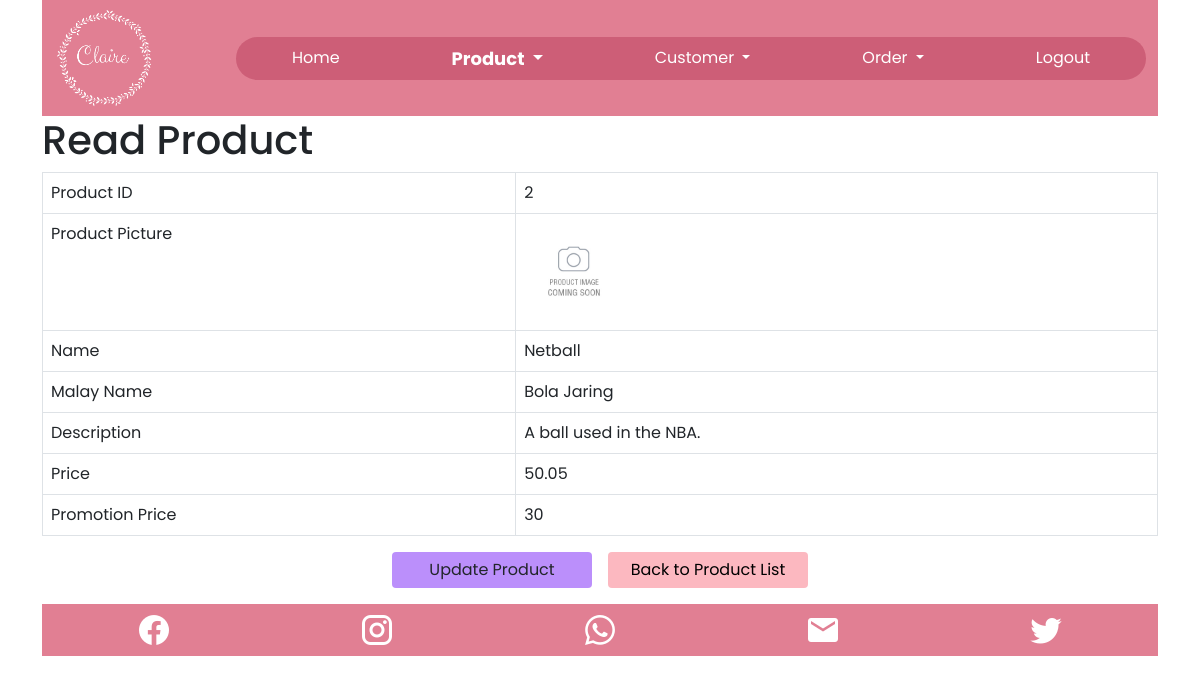
Page /product_detail.php?productID=2 (signed in) on the committed database.
### tables this page shows
CREATE TABLE IF NOT EXISTS `products` (
  `productID` int(5) NOT NULL AUTO_INCREMENT,
  `product_pic` varchar(100) DEFAULT NULL,
  `name` varchar(30) NOT NULL,
  `name_malay` varchar(30) NOT NULL,
  `description` text NOT NULL,
  `price` double NOT NULL,
  `promotion_price` double NOT NULL,
  `manufacture_date` date NOT NULL,
  `expired_date` date NOT NULL,
  `created` datetime NOT NULL,
  `modified` timestamp NOT NULL DEFAULT CURRENT_TIMESTAMP ON UPDATE CURRENT_TIMESTAMP,
  PRIMARY KEY (`productID`)
);

### product_detail.php (the view, shortened to what this page needs)
<!DOCTYPE HTML>
<html>
<head>
    <link href="https://cdn.jsdelivr.net/npm/bootstrap@5.0.1/dist/css/bootstrap.min.css" rel="stylesheet">
    <link href="css/general.css" rel="stylesheet">
    <link href="css/product.css" rel="stylesheet">
    <link href="css/detail.css" rel="stylesheet">
</head>
<body>
    <div class="container">
        <?php
        include 'navigation.php';
        ?>
        <div class="page-header">
            <h1>Read Product</h1>
        </div>
        <?php
        $productID = isset($_GET['productID']) ? $_GET['productID'] : die('ERROR: Product record not found.');
        include 'config/database.php';
        try {
            $query = "SELECT productID, product_pic, name, name_malay, description, price, promotion_price FROM products WHERE productID = :productID ";
            $stmt = $con->prepare($query);
            $stmt->bindParam(":productID", $productID);
            $stmt->execute();
            $row = $stmt->fetch(PDO::FETCH_ASSOC);
            $product_pic = $row['product_pic'];
            $productID = $row['productID'];
            $product_pic = $row['product_pic'];
            $name = $row['name'];
            $name_malay = $row['name_malay'];
            $description = $row['description'];
            $price = $row['price'];
            $promotion_price = $row['promotion_price'];
        } catch (PDOException $exception) {
            die('ERROR: ' . $exception->getMessage());
        }
        ?>
        <table class='table table-hover table-responsive table-bordered'>
            <tr>
                <td>Product ID</td>
                <td><?php echo htmlspecialchars($productID, ENT_QUOTES);  ?></td>
            </tr>
            <tr>
                <td>Product Picture</td>
                <td>
                    <?php
                    echo "<div class='img-block'> ";
                    if ($product_pic != "") {
                        echo "<img src= $product_pic alt='' class='product_image'/> ";
                    } else {
                        echo "No picture uploaded.";
                    }
                    ?>
                </td>
            </tr>
            <tr>
                <td>Name</td>
                <td><?php echo htmlspecialchars($name, ENT_QUOTES);  ?></td>
            </tr>
            <tr>
                <td>Malay Name</td>
                <td><?php echo htmlspecialchars($name_malay, ENT_QUOTES);  ?></td>
            </tr>
            <tr>
                <td>Description</td>
                <td><?php echo htmlspecialchars($description, ENT_QUOTES);  ?></td>
            </tr>
            <tr>
                <td>Price</td>
                <td><?php echo htmlspecialchars($price, ENT_QUOTES);  ?></td>
            </tr>
            <tr>
                <td>Promotion Price</td>
                <td><?php echo htmlspecialchars($promotion_price, ENT_QUOTES);  ?></td>
            </tr>
        </table>
        <div class="d-flex justify-content-center">
            <?php
            echo "<a href='product_update.php?productID=$productID' class='actionBtn updateBtn btn mb-3 mx-2'>Update Product</a>";
            ?>
            <a href='product_list.php' class='viewBtn btn mb-3 mx-2'>Back to Product List</a>
        </div>
        <div class="footer bg-dark">
            <?php
            include 'footer.php';
            ?>
        </div>
    </div>
</body>
</html>

### css/general.css (style rules this page uses)
html, body { font-family: 'Poppins', sans-serif; }
.viewBtn { background-color: rgb(252, 184, 192); width: 200px; color: black; border: none; }

### css/product.css (style rules this page uses)
.product_image { width:100px; height:100px; }

### css/detail.css (style rules this page uses)
.updateBtn { background-color: rgb(187, 143, 251); width: 200px; border: none; }

### rows in the picture
products: productID "2", product_pic (placeholder picture), name "Netball", name_malay "Bola Jaring", description "A ball used in the NBA.", price "50.05", promotion_price "30"
